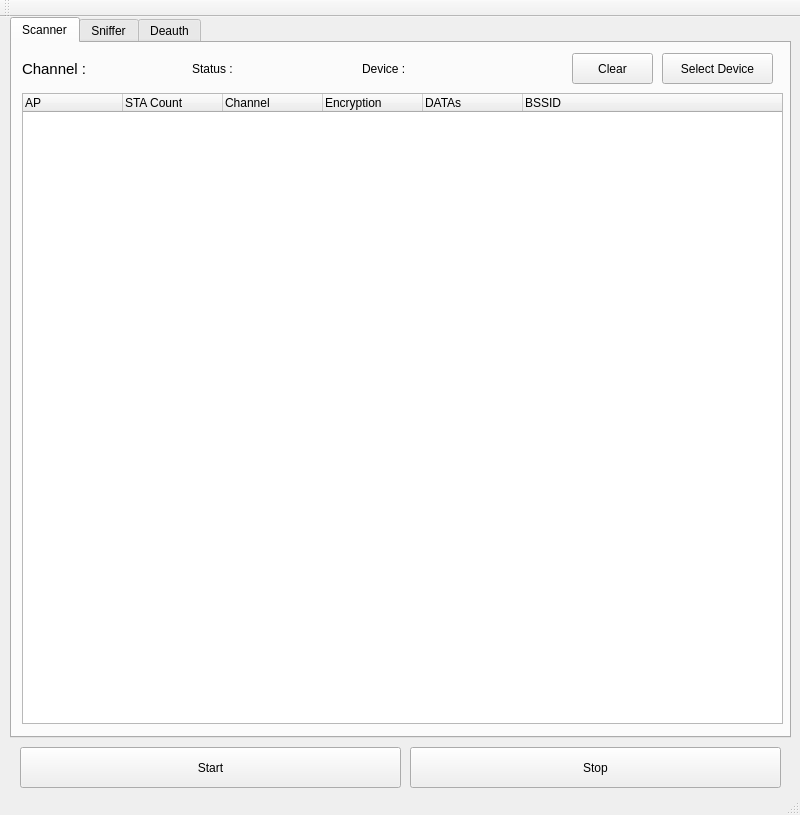
<?xml version="1.0" encoding="UTF-8"?>
<ui version="4.0">
 <class>Widget</class>
 <widget class="QMainWindow" name="Widget">
  <property name="geometry">
   <rect>
    <x>0</x>
    <y>0</y>
    <width>800</width>
    <height>815</height>
   </rect>
  </property>
  <property name="windowTitle">
   <string>Wireless Tools</string>
  </property>
  <widget class="QWidget" name="centralWidget">
   <widget class="QPushButton" name="pbStart">
    <property name="geometry">
     <rect>
      <x>20</x>
      <y>730</y>
      <width>381</width>
      <height>41</height>
     </rect>
    </property>
    <property name="text">
     <string>Start</string>
    </property>
   </widget>
   <widget class="QPushButton" name="pbStop">
    <property name="geometry">
     <rect>
      <x>410</x>
      <y>730</y>
      <width>371</width>
      <height>41</height>
     </rect>
    </property>
    <property name="text">
     <string>Stop</string>
    </property>
   </widget>
   <widget class="QTabWidget" name="tabWidget">
    <property name="geometry">
     <rect>
      <x>10</x>
      <y>0</y>
      <width>781</width>
      <height>721</height>
     </rect>
    </property>
    <property name="currentIndex">
     <number>0</number>
    </property>
    <widget class="QWidget" name="tab_1">
     <attribute name="title">
      <string>Scanner</string>
     </attribute>
     <widget class="QTreeWidget" name="treeWidget">
      <property name="geometry">
       <rect>
        <x>10</x>
        <y>50</y>
        <width>761</width>
        <height>631</height>
       </rect>
      </property>
      <column>
       <property name="text">
        <string>AP</string>
       </property>
      </column>
      <column>
       <property name="text">
        <string>STA Count</string>
       </property>
      </column>
      <column>
       <property name="text">
        <string>Channel</string>
       </property>
      </column>
      <column>
       <property name="text">
        <string>Encryption</string>
       </property>
      </column>
      <column>
       <property name="text">
        <string>DATAs</string>
       </property>
      </column>
      <column>
       <property name="text">
        <string>BSSID</string>
       </property>
      </column>
     </widget>
     <widget class="QPushButton" name="pbSelectDevice">
      <property name="geometry">
       <rect>
        <x>650</x>
        <y>10</y>
        <width>111</width>
        <height>31</height>
       </rect>
      </property>
      <property name="text">
       <string>Select Device</string>
      </property>
     </widget>
     <widget class="QLabel" name="label_Channel">
      <property name="geometry">
       <rect>
        <x>10</x>
        <y>10</y>
        <width>91</width>
        <height>31</height>
       </rect>
      </property>
      <property name="font">
       <font>
        <pointsize>11</pointsize>
       </font>
      </property>
      <property name="text">
       <string>Channel : </string>
      </property>
      <property name="textFormat">
       <enum>Qt::AutoText</enum>
      </property>
     </widget>
     <widget class="QLabel" name="label_Device">
      <property name="geometry">
       <rect>
        <x>350</x>
        <y>10</y>
        <width>141</width>
        <height>31</height>
       </rect>
      </property>
      <property name="text">
       <string>Device : </string>
      </property>
     </widget>
     <widget class="QLabel" name="label_Status">
      <property name="geometry">
       <rect>
        <x>180</x>
        <y>10</y>
        <width>131</width>
        <height>31</height>
       </rect>
      </property>
      <property name="text">
       <string>Status :</string>
      </property>
     </widget>
     <widget class="QPushButton" name="pbClear">
      <property name="geometry">
       <rect>
        <x>560</x>
        <y>10</y>
        <width>81</width>
        <height>31</height>
       </rect>
      </property>
      <property name="text">
       <string>Clear</string>
      </property>
     </widget>
    </widget>
    <widget class="QWidget" name="tab_2">
     <attribute name="title">
      <string>Sniffer</string>
     </attribute>
    </widget>
    <widget class="QWidget" name="tab_3">
     <attribute name="title">
      <string>Deauth</string>
     </attribute>
    </widget>
   </widget>
  </widget>
  <widget class="QMenuBar" name="menuBar">
   <property name="geometry">
    <rect>
     <x>0</x>
     <y>0</y>
     <width>800</width>
     <height>25</height>
    </rect>
   </property>
  </widget>
  <widget class="QToolBar" name="mainToolBar">
   <property name="enabled">
    <bool>true</bool>
   </property>
   <property name="autoFillBackground">
    <bool>false</bool>
   </property>
   <attribute name="toolBarArea">
    <enum>TopToolBarArea</enum>
   </attribute>
   <attribute name="toolBarBreak">
    <bool>false</bool>
   </attribute>
  </widget>
  <widget class="QStatusBar" name="statusBar"/>
 </widget>
 <layoutdefault spacing="6" margin="11"/>
 <resources/>
 <connections/>
</ui>
